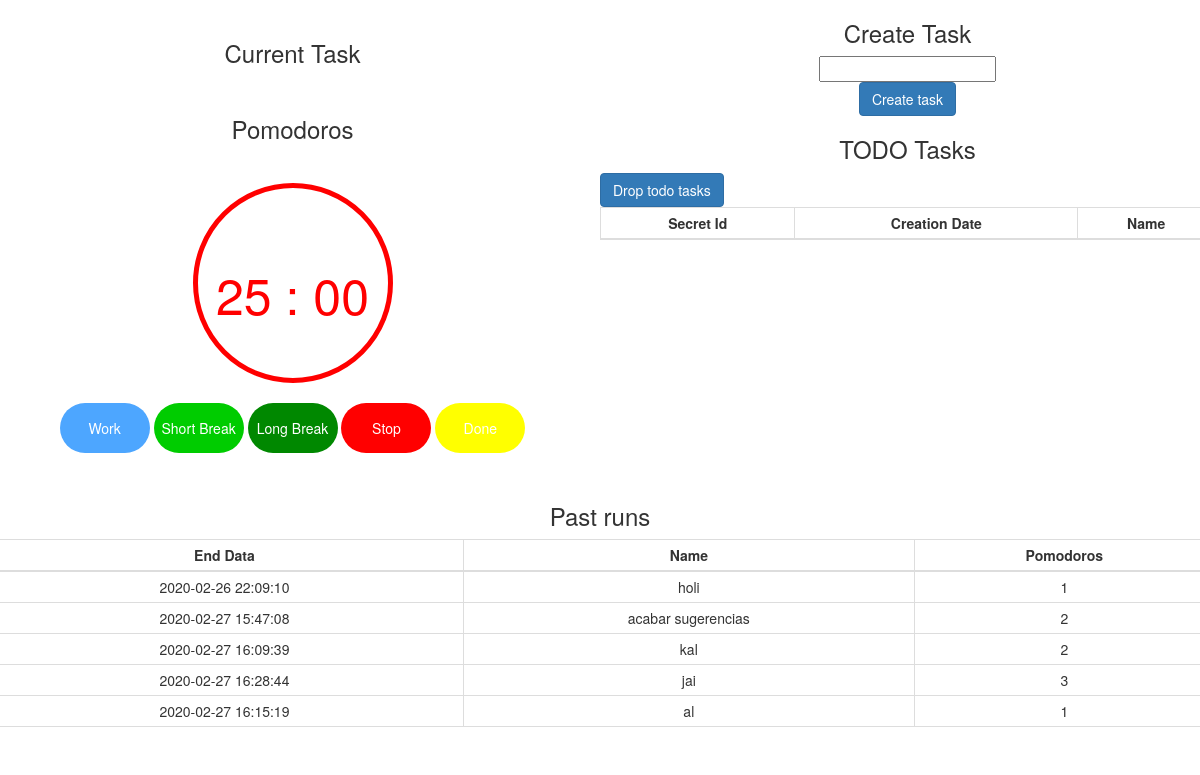
The page / on the database its author committed.
### models.py (models this page shows)
class Task(db.Model):
    id = db.Column(db.Integer, primary_key=True)
    name = db.Column(db.String(80), unique=False, nullable=False)
    pomodoros = db.Column(db.Integer, unique=False, nullable=False, default=0)
    creation_date = db.Column(db.DateTime, unique=False, nullable=False, default=dt.utcnow)
    end_date = db.Column(db.DateTime, unique=False, nullable=True)
    state_id = db.Column(db.Integer, db.ForeignKey('state.id'),
        nullable=False)

### routes.py (the view)
@app.route('/')
def index():
    todo_tasks = [(task.id, task.creation_date.replace(microsecond=0), task.name) for task in db.session.query(Task).
        join(State, Task.state_id == State.id).
        filter_by(name='TODO').all()]
    past_tasks = [(task.end_date.replace(microsecond=0), task.name, task.pomodoros) for task in db.session.query(Task).
        join(State, Task.state_id == State.id).
        filter_by(name='DONE').all()]
    task_id = request.args.get('id_current_task', '')
    if task_id:
        current_task_pomodoros = db.session.query(Task).filter_by(id=task_id).first().pomodoros
    else:
        current_task_pomodoros = ""
    return render_template('index.html', current_task_pomodoros=current_task_pomodoros, todo_tasks=todo_tasks, past_tasks=past_tasks)

### templates/index.html (shortened to what this page needs)
<!DOCTYPE html>
<html lang="en">
<head>
    <link href="/static/css/bootstrap.css" rel="stylesheet">
    <link href="/static/css/dataTables.bootstrap4.min.css" rel="stylesheet">
    <link href="/static/css/timer.css" rel="stylesheet">
</head>
<body>
    <div id="pomodoro-app">
         <div class="row">
            <div class="column">
                <div id="container">
                    <div>
                        <h3 align="center">Current Task</h3>
                        <h3 align="center">Pomodoros</h3>
                    </div>
                    <div id="timer">
                        <div id="time">
                            <span id="minutes">25</span>
                            <span id="colon">:</span>
                            <span id="seconds">00</span>
                        </div>
                    </div>
                    <div id="buttons">
                      <button id="work">Work</button>
                      <button id="shortBreak">Short Break</button>
                      <button id="longBreak">Long Break</button>
                      <button id="stop">Stop</button>
                      <button id="done">Done</button>
                    </div>
                </div>
            </div>
            <div class="column">
                <div align="center">
                    <h3 align="center">Create Task</h3>
                    <form action="{{ url_for('add_task') }}" method=post class=add-entry>
                        <input type="text" name="task_creator" value=""/>
                      <br>
                        <input value="Create task" type="submit" class="btn btn-primary">
                    </form>
                </div>
                <h3 align="center">TODO Tasks</h3>
                <div>
                    <form action="{{ url_for('drop_todo_tasks') }}" method=post class=add-entry>
                        <input value="Drop todo tasks" type="submit" class="btn btn-primary">
                    </form>
                    <table id="todoTable" class="table table-condensed table-bordered table-hover" style="width:100%">
                        <thead>
                            <th>Secret Id</th>
                            <th>Creation Date</th>
                            <th>Name</th>
                        </thead>
                    </table>
                </div>
            </div>
         </div>
        <div class="row" align="center">
            <div>
                <h3>Past runs</h3>
                <table id="pastTable" class="table table-condensed table-bordered table-hover" style="width:100%">
                    <thead>
                        <th>End Data</th>
                        <th>Name</th>
                        <th>Pomodoros</th>
                    </thead>
                    <tbody>
                        {% for task in past_tasks %}
                        <tr>
                            <td> {{ task[0] }} </td>
                            <td> {{ task[1] }} </td>
                            <td> {{ task[2] }} </td>
                        </tr>
                        {% endfor %}
                      </tbody>
                </table>
            </div>
        </div>
    </div>
</body>
</html>

### static/css/timer.css (style rules this page uses)
.column { float: left; width: 50%; }
.row:after { content: ""; display: table; clear: both; }
.table th { text-align: center; }
.table td { text-align: center; }
#container { padding:20px; text-align:center; }
#timer { color:#f00; font-size:50px; margin:10px auto; border : 5px solid red; border-radius:50%; width:200px; height:200px; overflow:hidden; position:relative; -webkit-user-select: none; -moz-user-select: none; -ms-user-select: none; user-select: none; cursor:default; }
#time { margin-top:70px; z-index : 1; position:relative; }
#buttons button { background:#4da6ff; border:none; color:#fff; cursor:pointer; padding:5px; width:90px; margin:10px auto; font-size:14px; height : 50px; border-radius : 50px; }
#buttons button#shortBreak { background : #0c0; }
#buttons button#longBreak { background : #080; }
#buttons button#stop { background : #f00; }
#buttons button#done { background : #ffff00; }

### rows shown on the page
Task: end_date "2020-02-26 22:09:10", name "holi", pomodoros "1"
Task: end_date "2020-02-27 15:47:08", name "acabar sugerencias", pomodoros "2"
Task: end_date "2020-02-27 16:09:39", name "kal", pomodoros "2"
Task: end_date "2020-02-27 16:28:44", name "jai", pomodoros "3"
Task: end_date "2020-02-27 16:15:19", name "al", pomodoros "1"
